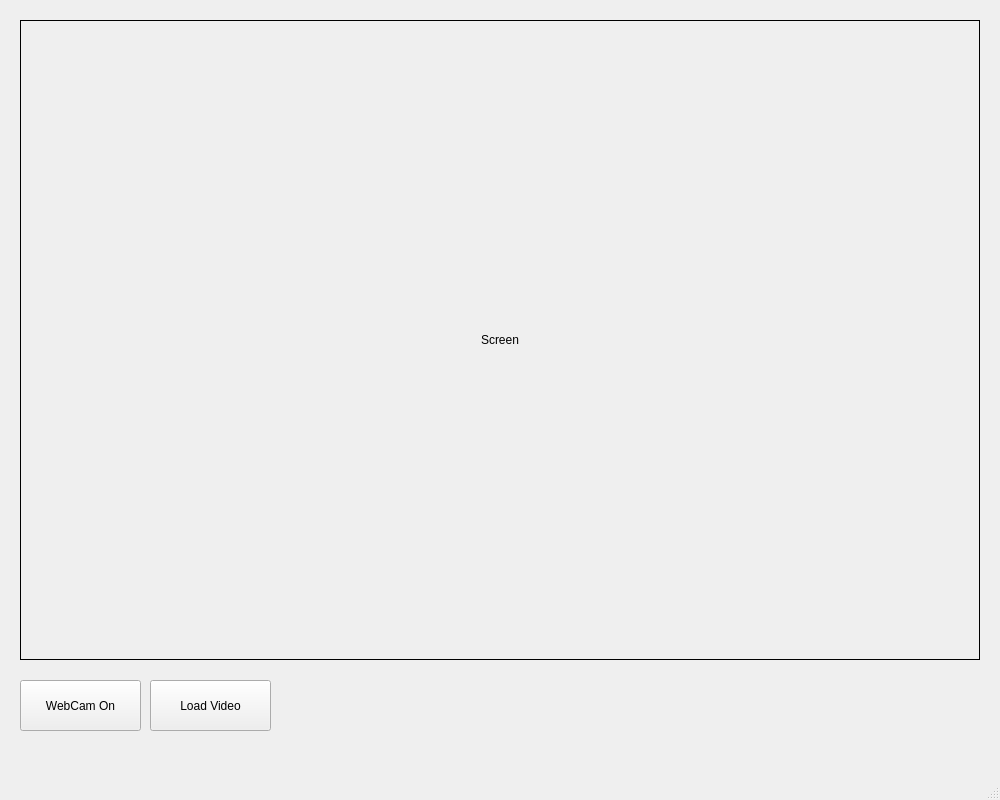
<?xml version="1.0" encoding="UTF-8"?>
<ui version="4.0">
 <class>MainWindow</class>
 <widget class="QMainWindow" name="MainWindow">
  <property name="enabled">
   <bool>true</bool>
  </property>
  <property name="geometry">
   <rect>
    <x>0</x>
    <y>0</y>
    <width>1000</width>
    <height>800</height>
   </rect>
  </property>
  <property name="sizePolicy">
   <sizepolicy hsizetype="Fixed" vsizetype="Fixed">
    <horstretch>0</horstretch>
    <verstretch>0</verstretch>
   </sizepolicy>
  </property>
  <property name="windowTitle">
   <string>MainWindow</string>
  </property>
  <widget class="QWidget" name="centralwidget">
   <widget class="QLabel" name="Screen">
    <property name="geometry">
     <rect>
      <x>20</x>
      <y>20</y>
      <width>960</width>
      <height>640</height>
     </rect>
    </property>
    <property name="sizePolicy">
     <sizepolicy hsizetype="Fixed" vsizetype="Fixed">
      <horstretch>0</horstretch>
      <verstretch>0</verstretch>
     </sizepolicy>
    </property>
    <property name="frameShape">
     <enum>QFrame::Box</enum>
    </property>
    <property name="frameShadow">
     <enum>QFrame::Plain</enum>
    </property>
    <property name="text">
     <string>Screen</string>
    </property>
    <property name="alignment">
     <set>Qt::AlignCenter</set>
    </property>
   </widget>
   <widget class="QPushButton" name="BtnWebCam">
    <property name="geometry">
     <rect>
      <x>20</x>
      <y>680</y>
      <width>121</width>
      <height>51</height>
     </rect>
    </property>
    <property name="text">
     <string>WebCam On</string>
    </property>
   </widget>
   <widget class="QPushButton" name="BtnVideo">
    <property name="geometry">
     <rect>
      <x>150</x>
      <y>680</y>
      <width>121</width>
      <height>51</height>
     </rect>
    </property>
    <property name="text">
     <string>Load Video</string>
    </property>
   </widget>
  </widget>
  <widget class="QMenuBar" name="menubar">
   <property name="geometry">
    <rect>
     <x>0</x>
     <y>0</y>
     <width>1000</width>
     <height>26</height>
    </rect>
   </property>
  </widget>
  <widget class="QStatusBar" name="statusbar"/>
 </widget>
 <resources/>
 <connections/>
</ui>
